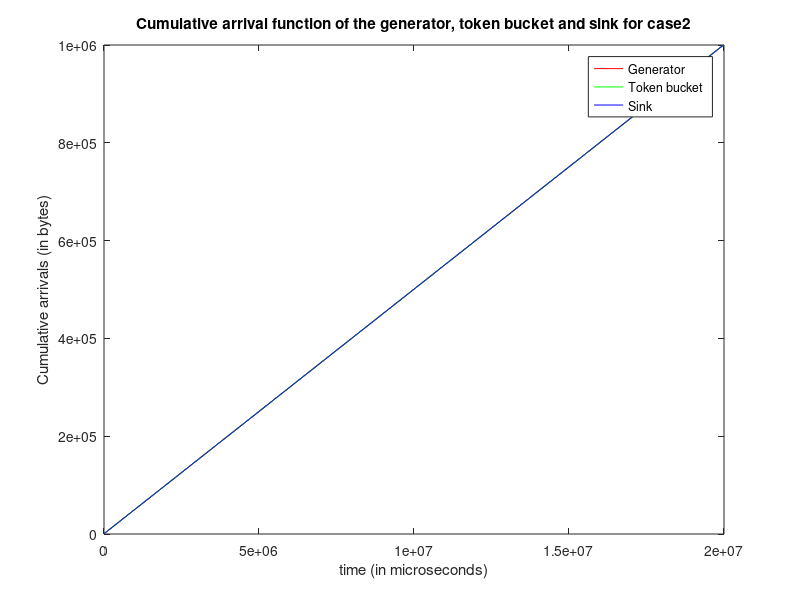

MATLAB code to generate this figure:
clc; clear all;

[packet_no_p, time_p, packetsize_p] = textread('generator_n10small.txt', '%f %f %f');
figure(1);
i=1;
time1(i)=0;
arrival(i)=packetsize_p(i);
i=2;
while i<=length(packet_no_p)
    time1(i)=time1(i-1)+time_p(i);
    arrival(i) = arrival(i-1)+packetsize_p(i);
    i=i+1;
end
%subplot(2,1,1)
%plot(time1,arrival);
%title('Cumulative arrival function of the trace file');
%xlabel('time (in microseconds)');
%ylabel('Cumulative arrivals (in bytes)');
%xlim([0,2.1e6]);

[time_p2, packetsize_p2, bufferSize, noToken] = textread('bucket_n10small.txt', '%f %f %f %f');
i=1;
time2(i)=0;
arrival2(i)=packetsize_p2(i);
i=2;
while i<=length(packetsize_p2)
    time2(i)=time2(i-1)+time_p2(i);
    arrival2(i)=arrival2(i-1)+packetsize_p2(i);
    i=i+1;
end

[packet_no_p3, time_p3, packetsize_p3] = textread('sink_n10small.txt', '%f %f %f');
i=1;
time3(i)=0;
arrival3(i)=packetsize_p3(i);
i=2;
while i<=length(packetsize_p3)
    time3(i)=time3(i-1)+time_p3(i);
    arrival3(i)=arrival3(i-1)+packetsize_p3(i);
    i=i+1;
end
%subplot(2,1,2);
%plot(time3,arrival3);
%title('Cumulative arrival function of output file');
%xlabel('time (in microseconds)');
%ylabel('Cumulative arrivals (in bytes)');
%xlim([0,2.1e6]);




plot(time1,arrival,'r',time2,arrival2,'g',time3,arrival3,'b');
title('Cumulative arrival function of the generator, token bucket and sink for case2');
xlabel('time (in microseconds)');
ylabel('Cumulative arrivals (in bytes)');
%xlim([0,2.1e6]);
%legend 
legend('Generator','Token bucket','Sink','Location','northeast');

set(1,'OuterPosition',[1 1 1060 664]);
saveas(1,'plot_n10small','png');